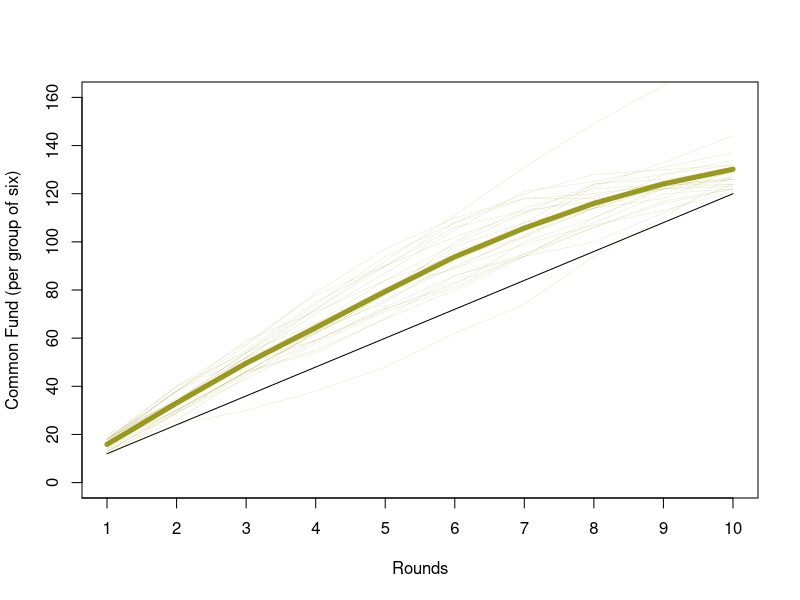
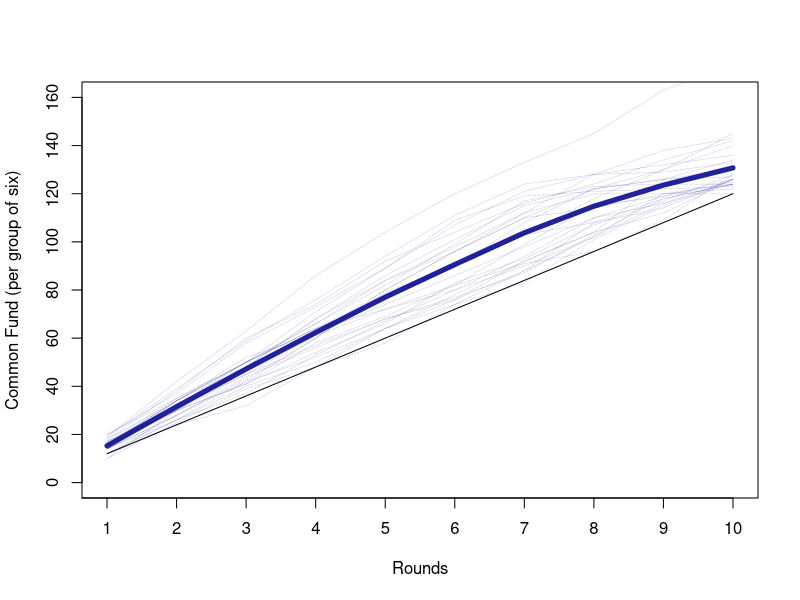

Recreate these plots in R, in order.

cat("\014")

# colors bold
color1 = '#00008BDD'
color2 = '#8B8B00DD'

# colors transparent
color3 = '#00008B66'
color4 = '#8B8B0066'

#################
### Games data
#################
data_games <- read.table("../data/games.csv", header=TRUE, sep=",")

rounds_equal_VALID <- 0
rounds_unequal_VALID <- 0
rounds_equal_error_VALID <- 0
rounds_unequal_error_VALID <- 0
### round 1

ronda1 <- aggregate(data_games$ronda1, 
                          by = list(equal = data_games$homogenea, valid=data_games$valid_users),
                          FUN = function(x) c(mean = mean(x), sd = sd(x),n = length(x)))

ronda1 <- do.call(data.frame, ronda1)
ronda1$se <- ronda1$x.sd / sqrt(ronda1$x.n)
colnames(ronda1) <- c("equal", "valid", "mean", "sd", "n", "se")

rounds_equal_VALID[1] <- c(ronda1$mean[4])
rounds_equal_error_VALID[1] <- c(1.96*ronda1$sd[4]/10)
rounds_unequal_VALID[1] <- c(ronda1$mean[3])
rounds_unequal_error_VALID[1] <- c(1.96*ronda1$sd[3]/10)

### round 2

ronda2 <- aggregate(data_games$ronda2, 
                    by = list(equal = data_games$homogenea, valid=data_games$valid_users),
                    FUN = function(x) c(mean = mean(x), sd = sd(x),n = length(x)))

ronda2 <- do.call(data.frame, ronda2)
ronda2$se <- ronda2$x.sd / sqrt(ronda2$x.n)
colnames(ronda2) <- c("equal", "valid", "mean", "sd", "n", "se")

rounds_equal_VALID[2] <- c(ronda2$mean[4])
rounds_equal_error_VALID[2] <- c(1.96*ronda2$sd[4]/10)
rounds_unequal_VALID[2] <- c(ronda2$mean[3])
rounds_unequal_error_VALID[2] <- c(1.96*ronda2$sd[3]/10)

### round 3

ronda3 <- aggregate(data_games$ronda3, 
                    by = list(equal = data_games$homogenea, valid=data_games$valid_users),
                    FUN = function(x) c(mean = mean(x), sd = sd(x),n = length(x)))

ronda3 <- do.call(data.frame, ronda3)
ronda3$se <- ronda3$x.sd / sqrt(ronda3$x.n)
colnames(ronda3) <- c("equal", "valid", "mean", "sd", "n", "se")

rounds_equal_VALID[3] <- c(ronda3$mean[4])
rounds_equal_error_VALID[3] <- c(1.96*ronda3$sd[4]/10)
rounds_unequal_VALID[3] <- c(ronda3$mean[3])
rounds_unequal_error_VALID[3] <- c(1.96*ronda3$sd[3]/10)

### round 4

ronda4 <- aggregate(data_games$ronda4, 
                    by = list(equal = data_games$homogenea, valid=data_games$valid_users),
                    FUN = function(x) c(mean = mean(x), sd = sd(x),n = length(x)))

ronda4 <- do.call(data.frame, ronda4)
ronda4$se <- ronda4$x.sd / sqrt(ronda4$x.n)
colnames(ronda4) <- c("equal", "valid", "mean", "sd", "n", "se")

rounds_equal_VALID[4] <- c(ronda4$mean[4])
rounds_equal_error_VALID[4] <- c(1.96*ronda4$sd[4]/10)
rounds_unequal_VALID[4] <- c(ronda4$mean[3])
rounds_unequal_error_VALID[4] <- c(1.96*ronda4$sd[3]/10)

### round 5

ronda5 <- aggregate(data_games$ronda5, 
                    by = list(equal = data_games$homogenea, valid=data_games$valid_users),
                    FUN = function(x) c(mean = mean(x), sd = sd(x),n = length(x)))

ronda5 <- do.call(data.frame, ronda5)
ronda5$se <- ronda5$x.sd / sqrt(ronda5$x.n)
colnames(ronda5) <- c("equal", "valid", "mean", "sd", "n", "se")

rounds_equal_VALID[5] <- c(ronda5$mean[4])
rounds_equal_error_VALID[5] <- c(1.96*ronda5$sd[4]/10)
rounds_unequal_VALID[5] <- c(ronda5$mean[3])
rounds_unequal_error_VALID[5] <- c(1.96*ronda5$sd[3]/10)

### round 6

ronda6 <- aggregate(data_games$ronda6, 
                    by = list(equal = data_games$homogenea, valid=data_games$valid_users),
                    FUN = function(x) c(mean = mean(x), sd = sd(x),n = length(x)))

ronda6 <- do.call(data.frame, ronda6)
ronda6$se <- ronda6$x.sd / sqrt(ronda6$x.n)
colnames(ronda6) <- c("equal", "valid", "mean", "sd", "n", "se")

rounds_equal_VALID[6] <- c(ronda6$mean[4])
rounds_equal_error_VALID[6] <- c(1.96*ronda6$sd[4]/10)
rounds_unequal_VALID[6] <- c(ronda6$mean[3])
rounds_unequal_error_VALID[6] <- c(1.96*ronda6$sd[3]/10)

### round 7

ronda7 <- aggregate(data_games$ronda7, 
                    by = list(equal = data_games$homogenea, valid=data_games$valid_users),
                    FUN = function(x) c(mean = mean(x), sd = sd(x),n = length(x)))

ronda7 <- do.call(data.frame, ronda7)
ronda7$se <- ronda7$x.sd / sqrt(ronda7$x.n)
colnames(ronda7) <- c("equal", "valid", "mean", "sd", "n", "se")

rounds_equal_VALID[7] <- c(ronda7$mean[4])
rounds_equal_error_VALID[7] <- c(1.96*ronda7$sd[4]/10)
rounds_unequal_VALID[7] <- c(ronda7$mean[3])
rounds_unequal_error_VALID[7] <- c(1.96*ronda7$sd[3]/10)

### round 8

ronda8 <- aggregate(data_games$ronda8, 
                    by = list(equal = data_games$homogenea, valid=data_games$valid_users),
                    FUN = function(x) c(mean = mean(x), sd = sd(x),n = length(x)))

ronda8 <- do.call(data.frame, ronda8)
ronda8$se <- ronda8$x.sd / sqrt(ronda8$x.n)
colnames(ronda8) <- c("equal", "valid", "mean", "sd", "n", "se")

rounds_equal_VALID[8] <- c(ronda8$mean[4])
rounds_equal_error_VALID[8] <- c(1.96*ronda8$sd[4]/10)
rounds_unequal_VALID[8] <- c(ronda8$mean[3])
rounds_unequal_error_VALID[8] <- c(1.96*ronda8$sd[3]/10)

### round 9

ronda9 <- aggregate(data_games$ronda9, 
                    by = list(equal = data_games$homogenea, valid=data_games$valid_users),
                    FUN = function(x) c(mean = mean(x), sd = sd(x),n = length(x)))

ronda9 <- do.call(data.frame, ronda9)
ronda9$se <- ronda9$x.sd / sqrt(ronda9$x.n)
colnames(ronda9) <- c("equal", "valid", "mean", "sd", "n", "se")

rounds_equal_VALID[9] <- c(ronda9$mean[4])
rounds_equal_error_VALID[9] <- c(1.96*ronda9$sd[4]/10)
rounds_unequal_VALID[9] <- c(ronda9$mean[3])
rounds_unequal_error_VALID[9] <- c(1.96*ronda9$sd[3]/10)

### round 10

ronda10 <- aggregate(data_games$ronda10, 
                    by = list(equal = data_games$homogenea, valid=data_games$valid_users),
                    FUN = function(x) c(mean = mean(x), sd = sd(x),n = length(x)))

ronda10 <- do.call(data.frame, ronda10)
ronda10$se <- ronda10$x.sd / sqrt(ronda10$x.n)
colnames(ronda10) <- c("equal", "valid", "mean", "sd", "n", "se")

rounds_equal_VALID[10] <- c(ronda10$mean[4])
rounds_equal_error_VALID[10] <- c(1.96*ronda10$sd[4]/10)
rounds_unequal_VALID[10] <- c(ronda10$mean[3])
rounds_unequal_error_VALID[10] <- c(1.96*ronda10$sd[3]/10)

DATA_EQUAL <- data_games[ which(data_games$homogenea==1 & data_games$valid_users==6), ]
DATA_EQUAL <- DATA_EQUAL[,c('ronda1', 'ronda2','ronda3','ronda4', 'ronda5','ronda6','ronda7', 'ronda8','ronda9','ronda10')]

pdf("img/evolution_homogeneous_games.pdf")

plot(rounds_equal_VALID, ylab = "Common Fund (per group of six)", xlab = "Rounds", col=color2, main = "",  type="l", xaxt="n", yaxt="n", ylim=c(0,160), lwd=5)
axis(1, at=c(0, 1, 2, 3, 4, 5, 6, 7, 8, 9, 10))
axis(2, at=c(0, 20, 40, 60, 80, 100, 120, 140, 160))

# Errors
#lines(rounds_equal_VALID+rounds_equal_error_VALID, ylab = "", main = "",  type="l", lwd=1)
#lines(rounds_equal_VALID-rounds_equal_error_VALID, ylab = "", main = "",  type="l", lwd=1)

lines(c(12,24,36,48,60,72,84,96,108,120), type="l", lwd=1)

for(i in 1:nrow(DATA_EQUAL)) {
  row <- DATA_EQUAL[i,]
  a <- as.numeric(row[1,])
  lines(a, ylab = "", main = "",  type="l", lwd=.25, col=color4)
}

dev.off()
print(nrow(DATA_EQUAL))


DATA_UNEQUAL <- data_games[ which(data_games$homogenea==0 & data_games$valid_users==6), ]
DATA_UNEQUAL <- DATA_UNEQUAL[,c('ronda1', 'ronda2','ronda3','ronda4', 'ronda5','ronda6','ronda7', 'ronda8','ronda9','ronda10')]

pdf("img/evolution_heterogeneous_games.pdf")

plot(rounds_unequal_VALID, ylab = "Common Fund (per group of six)", xlab = "Rounds", main = "", col=color1,  type="l", xaxt="n", yaxt="n", ylim=c(0,160), lwd=5)
axis(1, at=c(0, 1, 2, 3, 4, 5, 6, 7, 8, 9, 10))
axis(2, at=c(0, 20, 40, 60, 80, 100, 120, 140, 160))

# Errors
#lines(rounds_unequal_VALID+rounds_unequal_error_VALID, ylab = "", main = "",  type="l", lwd=1)
#lines(rounds_unequal_VALID-rounds_unequal_error_VALID, ylab = "", main = "",  type="l", lwd=1)
lines(c(12,24,36,48,60,72,84,96,108,120), type="l", lwd=1)

for(i in 1:nrow(DATA_UNEQUAL)) {
  row <- DATA_UNEQUAL[i,]
  a <- as.numeric(row[1,])
  lines(a, ylab = "", main = "",  type="l", lwd=.25, col=color3)
}
dev.off()

print(nrow(DATA_UNEQUAL))



